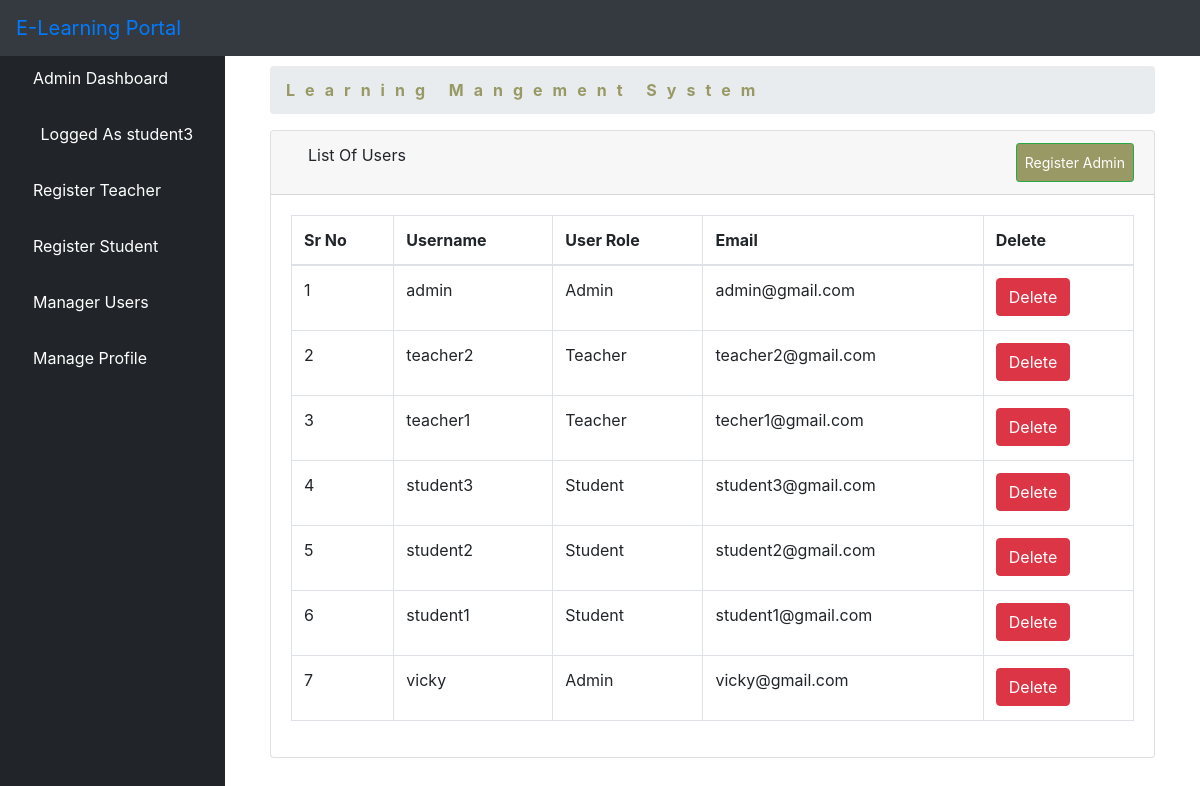
The page /aluser/ (signed in) on the database its author committed.
### elearn/models.py (models this page shows, shortened)
class User(AbstractUser):
    is_learner = models.BooleanField(default=False)
    is_instructor = models.BooleanField(default=False)
    is_admin = models.BooleanField(default=False)
    email = models.EmailField(
        verbose_name='email address',
        max_length=255,
        unique=True,
    )
    is_active = models.BooleanField(default=True)
    staff = models.BooleanField(default=False) # a admin user; non super-user
    admin = models.BooleanField(default=False) # a superuser
    USERNAME_FIELD = 'email'
    REQUIRED_FIELDS = [] # Email & Password are required by default.

### elearn/views.py (the view)
# urls.py: path('aluser/', views.ListUserView.as_view(), name='aluser'),
class ListUserView(LoginRequiredMixin, ListView):
    model = User
    template_name = 'dashboard/admin/list_users.html'
    context_object_name = 'users'
    paginated_by = 10
    def get_queryset(self):
        return User.objects.order_by('-id')

### elearn/templates/dashboard/admin/list_users.html (shortened to what this page needs)
{% extends 'dashboard/admin/base.html' %}
{% block body %}
        <div class="container-fluid">
        <div class="row">
          <div class="col-12 mb-3">
          <div class="col-12 mb-3">
                <div id="content-wrapper">
        <div class="container-fluid">
            <ol class="breadcrumb">
                <li class="breadcrumb-item">
                    <a href="#" style="color: #999965; font-weight: bold; letter-spacing: 10px">Learning Mangement System</a>
                </li>
            </ol>
            <div class="card mb-3">
                <div class="card-header">
                    <i class="fas fa-table"></i>
                    List Of Users
                    <a  class="btn btn-sm btn-success" href="{% url 'create_user_form' %}" style="padding: 8px; float: right; background-color: #999965; color: white;">Register Admin</a>
                </div>
                <div class="card-body">
                    <div class="table-responsive">
                        <table class="table table-bordered" id="dataTable" width="100%" cellspacing="0">
                            <thead>
                            <tr>
                                <th>Sr No</th>
                                <th>Username</th>
                                <th>User Role</th>
                                <th>Email</th>
                                <th>Delete</th>
                            </tr>
                            </thead>
                            <tbody>
                        {% if users %}
                            {% for user in users %}
                                <tr>
                                    <td>{{forloop.counter}}</td>
                                    <td>{{ user.username }}</td>
                                    <td>{% if user.is_learner == True %}
                                      <p>Student</p>
                                    {% elif user.is_admin == True %}
                                      <p>Admin</p>
                                    {% else %}
                                    <p>Teacher</p>
                                      {% endif %}
                                    </td>
                                    <td>{{ user.email }}</td>
        <td>
          <a href="{% url 'aduser' user.pk %}"><button type="button" class="btn btn-danger"> Delete</button></a></td>
                                </tr>
                            {% endfor %}
                        {% endif %}
                            </tbody>
                        </table>
                    </div>
                </div>
            </div>
        </div>
    </div>
          </div>
        </div>
      </div>
    </div>
{% endblock %}

### elearn/templates/dashboard/admin/base.html (shortened to what this page needs)
<!DOCTYPE html>
<html lang="en">
<head>
    {% load static %}
    <link href="{% static 'vendor/fontawesome-free/css/all.min.css' %}" rel="stylesheet" type="text/css">
    <link href="{% static 'vendor/datatables/dataTables.bootstrap4.css' %}" rel="stylesheet">
    <link href="{% static 'css/sb-admin.css' %}" rel="stylesheet">
</head>
<body id="page-top">
<nav class="navbar navbar-expand navbar-dark bg-dark fixed-top">
    <a class="navbar-brand mr-1 text-primary" href="">E-Learning Portal</a>
    <button class="btn btn-link btn-sm text-white order-1 order-sm-0" id="sidebarToggle" href="#">
        <i class="fas fa-bars"></i>
    </button>
    <ul class="navbar-nav ml-auto ml-md-0">
        <li class="nav-item dropdown no-arrow">
            <a class="nav-link dropdown-toggle" href="#" id="userDropdown" role="button" data-toggle="dropdown" aria-haspopup="true" aria-expanded="false">
                <i class="fas fa-user-circle fa-fw text-primary"></i>
            </a>
        </li>
    </ul>
</nav>
<div id="wrapper" style="padding-top: 50px;">
<ul class="sidebar navbar-nav">
    <li class="nav-item active">
        <a class="nav-link" href="{% url 'dashboard' %}">
         <i class="fa fa-home" aria-hidden="true"></i>
            <span>Admin Dashboard</span>
        </a>
    </li>
    <li class="nav-item active">
        <a class="nav-link" href="">
            <i class="fas fa-user-circle fa-fw text-primary"></i>
            <span>Logged As {{ user.username }}</span>
        </a>
    </li>
    <li class="nav-item">
        <a class="nav-link" href="{% url 'isign' %}">
        <i class="fas fa-chalkboard-teacher"></i>
            <span style="color: white">Register Teacher</span>
        </a>
    </li>
     <li class="nav-item">
        <a class="nav-link" href="{% url 'addlearner' %}">
        <i class="fas fa-user-graduate"></i>
            <span style="color: white">Register Student</span>
        </a>
    </li>
    <li class="nav-item">
        <a class="nav-link" href="{% url 'aluser' %}">
            <i class="fas fa-users"></i>
            <span style="color: white">Manager Users</span>
        </a>
    </li>
    <li class="nav-item dropdown no-arrow">
                            <a class="nav-link dropdown-toggle" data-toggle="dropdown" aria-haspopup="true" aria-expanded="false" href="">
            <i class="fas fa-user"></i>
            <span style="color: white">Manage Profile</span>
        </a>
        </li>
</ul>
    {% block body %}{% endblock %}
</div>

### rows shown on the page
User: username "student3", is_learner "Student", email "student3@gmail.com"
User: username "admin", is_learner "Admin", email "admin@gmail.com"
User: username "teacher2", is_learner "Teacher", email "teacher2@gmail.com"
User: username "teacher1", is_learner "Teacher", email "techer1@gmail.com"
User: username "student2", is_learner "Student", email "student2@gmail.com"
User: username "student1", is_learner "Student", email "student1@gmail.com"
User: username "vicky", is_learner "Admin", email "vicky@gmail.com"
